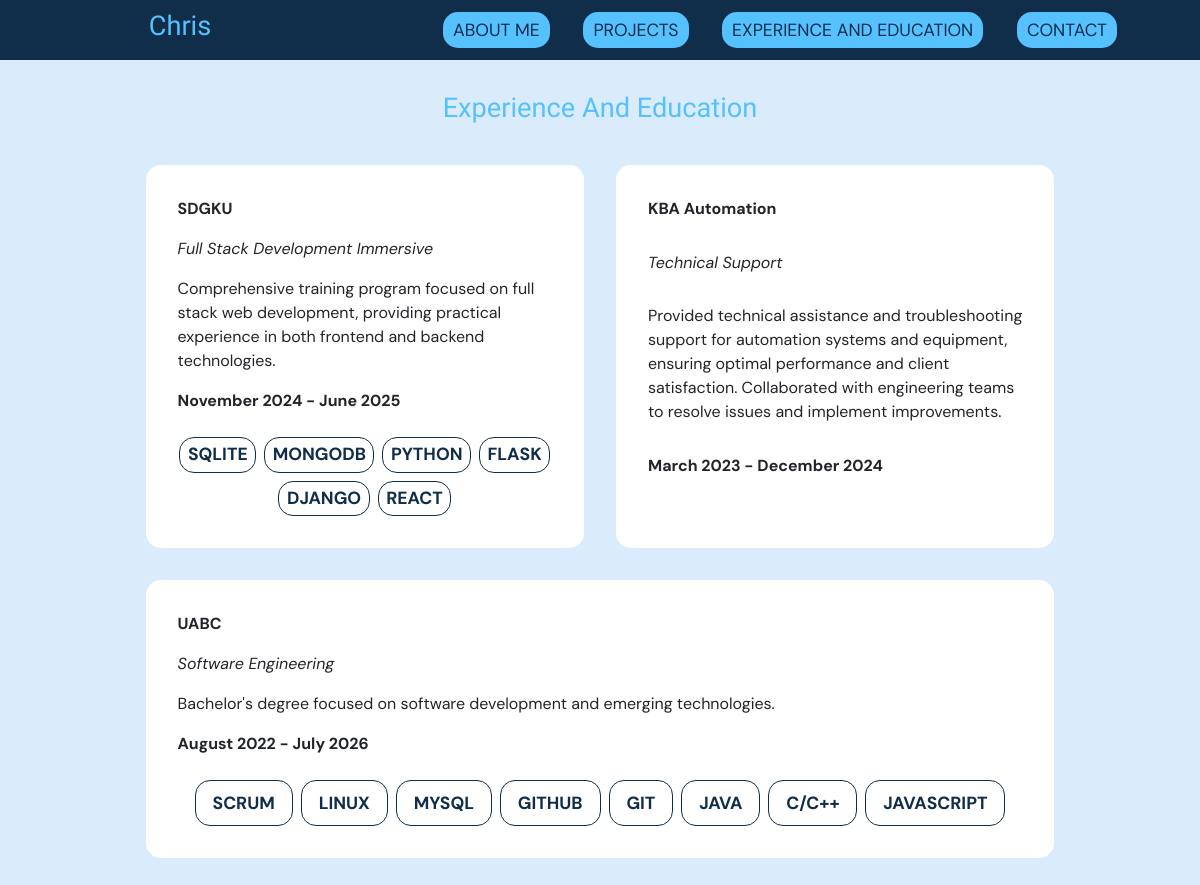
Screenshot of /portfolio/experience-and-education/ with the database file from the repository.
### portfolio/models.py (models this page shows, shortened)
class timelineEntry(models.Model):
    class Meta:
        verbose_name = "Timeline entry"
        verbose_name_plural = "Timeline entries"
    ENTRY_TYPE_CHOICES = [
        ('experience', 'Experience'),
        ('education', 'Education'),
    ]
    entry_type = models.CharField(max_length=20, choices=ENTRY_TYPE_CHOICES)
    name = models.CharField(max_length=256)
    title = models.CharField(max_length=256)
    description = models.TextField()
    from_date = models.DateField()
    to_date = models.DateField()
    skills = models.ManyToManyField(skill, related_name='timeline_entries')

class skill(models.Model):
    name = models.CharField(max_length=100)

### portfolio/views.py (the view)
# urls.py: path("experience-and-education/", views.ExperienceAndEducationPageView, name="experience_and_education"),
def ExperienceAndEducationPageView(request):
    timeline = timelineEntry.objects.all().order_by('-from_date')
    return render(request, 'portfolio/exp_edu_section.html', {"timeline": timeline})

### templates/portfolio/exp_edu_section.html (shortened to what this page needs)
{% extends 'base.html' %}
{% load static %}
{% block content %}
<section class="experience-education-section center-column">
    <h2 class="subtitles">Experience And Education</h2>
    <div class="projects-list center-row">
        {% for entry in timeline %}
        <div class="entry-card">
            <p><strong>{{ entry.name }}</strong></p>
            <p><em>{{ entry.title }}</em></p>
            <p>{{ entry.description }}</p>
            <p><strong>{{ entry.from_date|date:"F Y" }} - {{ entry.to_date|date:"F Y" }}</strong></p>
            <div class="project-skills center-row">
                {% for skill in entry.skills.all %}
                <label class="text-label">{{ skill.name }}</label>
                {% endfor %}
            </div>
        </div>
        {% endfor %}
    </div>
</section>
{% endblock content %}

### static/css/base.css (style rules this page uses)
:root { --dm-font: "DM Sans", sans-serif; --orbitron-font: "Orbitron", sans-serif; --primary-color: #102E4A; --secondary-color: #55C1FF; --background-color: #daebfc; --text-color: black; }
html { font-family: var(--dm-font); color: var(--text-color); background-color: var(--background-color); font-size: 16px; }
body { background-color: var(--background-color); font-family: var(--dm-font); }
* { padding: 0px; margin: 0px; }
h2 { font-family: var(--orbitron-font); color: var(--secondary-color); font-size: 1.7rem; }
.subtitles { color: var(--secondary-color); font-size: 1.7rem; text-align: center; }
.text-label { background-color: white; border: 1px solid var(--primary-color); padding: 0.5rem 1rem; padding: 1% 2%; border-radius: 15px; color: var(--primary-color); font-weight: bold; text-transform: uppercase; font-size: 1.1rem; text-align: center; }
p { font-size: 1rem; text-align: left; }
.center-row { display: flex; align-items: center; justify-content: center; }
.center-column { display: flex; flex-direction: column; align-items: center; justify-content: center; }

### static/css/sections.css (style rules this page uses)
.about-section, .skills-section, .projects-section, .experience-education-section, .contact-section { padding: 2rem; }
.projects-list { display: flex; flex-wrap: wrap; align-items: stretch; width: 80%; gap: 2rem; margin-top: 2rem; margin-bottom: 2rem; }
.project-skills { margin-top: 0.5rem; flex-wrap: wrap; gap: 0.5rem; }
.entry-card { width: 25rem; border-radius: 15px; background-color: white; box-shadow: var(--box-shadow); transition: var(--transition); padding: 2rem; display: flex; flex-direction: column; flex-grow: 1; justify-content: space-between; transition: transform 0.3s ease, box-shadow 0.3s ease; }

### rows the page displays
timelineEntry: name "SDGKU", title "Full Stack Development Immersive", description "Comprehensive training program focused on full stack web development, providing practical experience in both frontend and backend technologies.", from_date "November 2024", to_date "June 2025"
skill: name "SQLITE"
skill: name "MONGODB"
skill: name "PYTHON"
skill: name "FLASK"
skill: name "DJANGO"
skill: name "REACT"
timelineEntry: name "KBA Automation", title "Technical Support", description "Provided technical assistance and troubleshooting support for automation systems and equipment, ensuring optimal performance and client satisfaction. Collaborated with engineering teams to resolve issues and implement improvements.", from_date "March 2023", to_date "December 2024"
timelineEntry: name "UABC", title "Software Engineering", description "Bachelor's degree focused on software development and emerging technologies.", from_date "August 2022", to_date "July 2026"
skill: name "SCRUM"
skill: name "LINUX"
skill: name "MYSQL"
skill: name "GITHUB"
skill: name "GIT"
skill: name "JAVA"
skill: name "C/C++"
skill: name "JAVASCRIPT"
